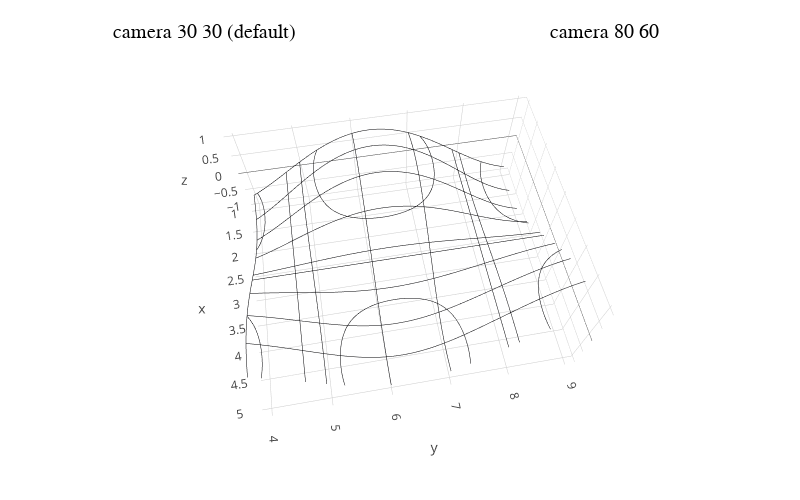

Here is the notebook cell this chart was saved with:
### Code cell
using Plots
x= [1.0:0.1:5;]; y= [4.0:0.1:9.0;]; f(x,y)= sin(x)*cos(y);
pl= plot(x, y, f, title="camera 30 30 (default)", legend=false, seriestype=:wireframe, size=[800,500]);
pr= plot( deepcopy(pl), camera=(80,60), title="camera 80 60", legend=false, seriestype=:wireframe);
plot( pl, pr, layout=2 )

### Figure 1 — Plotly figure (JSON) as saved in the notebook; plotly's stock layout.template omitted (floating-point values rounded to 4 significant figures; data arrays with more than 128 entries replaced by an {"elided": "..."} marker saying what was removed)
{"data": [{"colorbar": {"title": ""}, "contours": {"x": {"color": "rgba(0, 0, 4, 1.000)", "highlightwidth": 1, "show": true}, "y": {"color": "rgba(0, 0, 4, 1.000)", "highlightwidth": 1, "show": true}, "z": {"color": "rgba(0, 0, 4, 1.000)", "highlightwidth": 1, "show": true}}, "hidesurface": true, "hoverinfo": "none", "name": "y1", "showlegend": false, "showscale": false, "type": "surface", "x": [1, 1.1, 1.2, 1.3, 1.4, 1.5, 1.6, 1.7, 1.8, 1.9, 2, 2.1, 2.2, 2.3, 2.4, 2.5, 2.6, 2.7, 2.8, 2.9, 3, 3.1, 3.2, 3.3, 3.4, 3.5, 3.6, 3.7, 3.8, 3.9, 4, 4.1, 4.2, 4.3, 4.4, 4.5, 4.6, 4.7, 4.8, 4.9, 5], "xaxis": "x1", "y": [4, 4.1, 4.2, 4.3, 4.4, 4.5, 4.6, 4.7, 4.8, 4.9, 5, 5.1, 5.2, 5.3, 5.4, 5.5, 5.6, 5.7, 5.8, 5.9, 6, 6.1, 6.2, 6.3, 6.4, 6.5, 6.6, 6.7, 6.8, 6.9, 7, 7.1, 7.2, 7.3, 7.4, 7.5, 7.6, 7.7, 7.8, 7.9, 8, 8.1, 8.2, 8.3, 8.4, 8.5, 8.6, 8.7, 8.8, 8.9, 9], "yaxis": "y1", "z": {"elided": "51x41 float values"}, "zmax": null, "zmin": null}, {"colorbar": {"title": ""}, "contours": {"x": {"color": "rgba(0, 0, 4, 1.000)", "highlightwidth": 1, "show": true}, "y": {"color": "rgba(0, 0, 4, 1.000)", "highlightwidth": 1, "show": true}, "z": {"color": "rgba(0, 0, 4, 1.000)", "highlightwidth": 1, "show": true}}, "hidesurface": true, "hoverinfo": "none", "name": "y1", "showlegend": false, "showscale": false, "type": "surface", "x": [1, 1.1, 1.2, 1.3, 1.4, 1.5, 1.6, 1.7, 1.8, 1.9, 2, 2.1, 2.2, 2.3, 2.4, 2.5, 2.6, 2.7, 2.8, 2.9, 3, 3.1, 3.2, 3.3, 3.4, 3.5, 3.6, 3.7, 3.8, 3.9, 4, 4.1, 4.2, 4.3, 4.4, 4.5, 4.6, 4.7, 4.8, 4.9, 5], "xaxis": "x2", "y": [4, 4.1, 4.2, 4.3, 4.4, 4.5, 4.6, 4.7, 4.8, 4.9, 5, 5.1, 5.2, 5.3, 5.4, 5.5, 5.6, 5.7, 5.8, 5.9, 6, 6.1, 6.2, 6.3, 6.4, 6.5, 6.6, 6.7, 6.8, 6.9, 7, 7.1, 7.2, 7.3, 7.4, 7.5, 7.6, 7.7, 7.8, 7.9, 8, 8.1, 8.2, 8.3, 8.4, 8.5, 8.6, 8.7, 8.8, 8.9, 9], "yaxis": "y2", "z": {"elided": "51x41 float values"}, "zmax": null, "zmin": null}], "layout": {"annotations": [{"font": {"color": "rgba(0, 0, 0, 1.000)", "family": "sans-serif", "size": 20}, "rotation": 0, "showarrow": false, "text": "camera 30 30 (default)", "x": 0.2556, "xanchor": "center", "xref": "paper", "y": 1, "yanchor": "top", "yref": "paper"}, {"font": {"color": "rgba(0, 0, 0, 1.000)", "family": "sans-serif", "size": 20}, "rotation": 0, "showarrow": false, "text": "camera 80 60", "x": 0.7556, "xanchor": "center", "xref": "paper", "y": 1, "yanchor": "top", "yref": "paper"}], "height": 500, "margin": {"b": 20, "l": 0, "r": 0, "t": 20}, "paper_bgcolor": "rgba(255, 255, 255, 1.000)", "plot_bgcolor": "rgba(255, 255, 255, 1.000)", "scene": {"camera": {"eye": {"x": 1.28, "y": -0.2257, "z": 2.252}}, "xaxis2": {"anchor": "y2", "domain": [0.516, 0.9951], "gridcolor": "rgba(0, 0, 0, 0.100)", "gridwidth": 0.5, "linecolor": "rgba(0, 0, 0, 1.000)", "mirror": false, "range": [1, 5], "showgrid": true, "showline": true, "showticklabels": true, "tickangle": 0, "tickcolor": "rgb(0, 0, 0)", "tickfont": {"color": "rgba(0, 0, 0, 1.000)", "family": "sans-serif", "size": 11}, "tickmode": "array", "ticks": "inside", "ticktext": ["1", "2", "3", "4", "5"], "tickvals": [1, 2, 3, 4, 5], "title": "", "titlefont": {"color": "rgba(0, 0, 0, 1.000)", "family": "sans-serif", "size": 15}, "type": "-", "visible": true, "zeroline": false, "zerolinecolor": "rgba(0, 0, 0, 1.000)"}, "yaxis2": {"anchor": "x2", "domain": [0.0301, 0.9532], "gridcolor": "rgba(0, 0, 0, 0.100)", "gridwidth": 0.5, "linecolor": "rgba(0, 0, 0, 1.000)", "mirror": false, "range": [4, 9], "showgrid": true, "showline": true, "showticklabels": true, "tickangle": 0, "tickcolor": "rgb(0, 0, 0)", "tickfont": {"color": "rgba(0, 0, 0, 1.000)", "family": "sans-serif", "size": 11}, "tickmode": "array", "ticks": "inside", "ticktext": ["4", "5", "6", "7", "8", "9"], "tickvals": [4, 5, 6, 7, 8, 9], "title": "", "titlefont": {"color": "rgba(0, 0, 0, 1.000)", "family": "sans-serif", "size": 15}, "type": "-", "visible": true, "zeroline": false, "zerolinecolor": "rgba(0, 0, 0, 1.000)"}, "zaxis2": {"gridcolor": "rgba(0, 0, 0, 0.100)", "gridwidth": 0.5, "linecolor": "rgba(0, 0, 0, 1.000)", "mirror": false, "range": [-0.9998, 0.9994], "showgrid": true, "showline": true, "showticklabels": true, "tickangle": 0, "tickcolor": "rgb(0, 0, 0)", "tickfont": {"color": "rgba(0, 0, 0, 1.000)", "family": "sans-serif", "size": 11}, "tickmode": "array", "ticks": "inside", "ticktext": ["-0.75", "-0.50", "-0.25", "0.00", "0.25", "0.50", "0.75"], "tickvals": [-0.75, -0.5, -0.25, 0, 0.25, 0.5, 0.75], "title": "", "titlefont": {"color": "rgba(0, 0, 0, 1.000)", "family": "sans-serif", "size": 15}, "type": "-", "visible": true, "zeroline": false, "zerolinecolor": "rgba(0, 0, 0, 1.000)"}}, "showlegend": false, "width": 800}}
